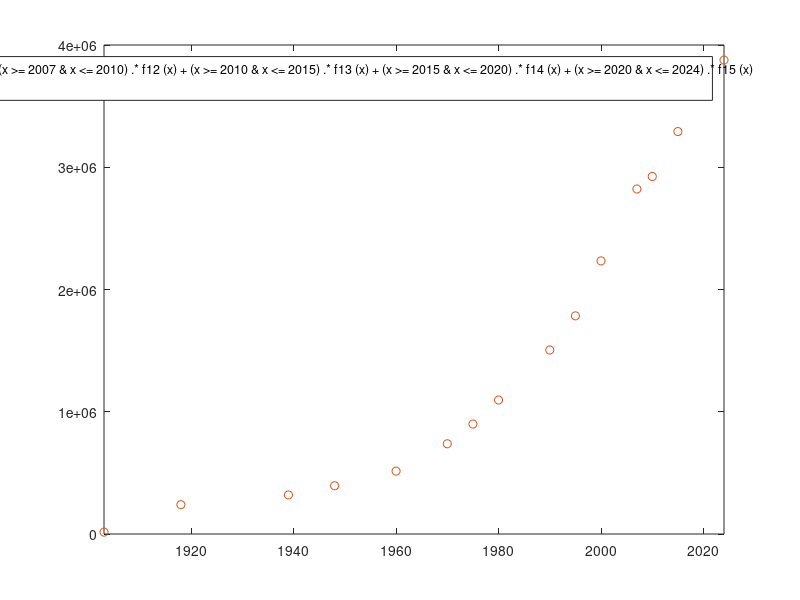

Write the MATLAB code that produced this figure.


f1 = @(x) (12.327801029757717)*((x-1903)^3)+(-9.393051541049447*10^2)*((x-1903)^2)+(2.627648874654535*10^4)*(x-1903)+(15559);
f2 = @(x) (12.327801029757691)*((x-1918)^3)+(-3.845541077658476*10^2)*((x-1918)^2)+(6.418599818483467*10^3)*(x-1918)+(239969);
f3 = @(x) (-21.467707020583610)*((x-1939)^3)+(3.920973571088866*10^2)*((x-1939)^2)+(6.577008054687293*10^3)*(x-1939)+(319339);
f4 = @(x) (26.441628097571940)*((x-1948)^3)+(-1.875307324468716*10^2)*((x-1948)^2)+(8.418107676645433*10^3)*(x-1948)+(394642);
f5 = @(x) (-6.209322267287571)*((x-1960)^3)+(7.643678790657165*10^2)*((x-1960)^2)+(1.534015343607159*10^4)*(x-1960)+(514346);
f6 = @(x) (26.222742930092501)*((x-1970)^3)+(5.780952235576806*10^2)*((x-1970)^2)+(2.876475530895928*10^4)*(x-1970)+(737975);
f7 = @(x) (-82.660205931814261)*((x-1975)^3)+(9.714749755860248*10^2)*((x-1975)^2)+(3.651253027036523*10^4)*(x-1975)+(899529);
f8 = @(x) (35.738165525725492)*((x-1980)^3)+(-2.684281133911951*10^2)*((x-1980)^2)+(4.002776458133940*10^4)*(x-1980)+(1096046);
f9 = @(x) (2.578065506745601*10^2)*((x-1990)^3)+(8.037168523805697*10^2)*((x-1990)^2)+(4.538065197123315*10^4)*(x-1990)+(1505219);
f10 = @(x) (-2.471194943250273*10^2)*((x-1995)^3)+(4.670815112498964*10^3)*((x-1995)^2)+(7.275331179563086*10^4)*(x-1995)+(1784441);
f11 = @(x) (-4.828035513331142*10^2)*((x-2000)^3)+(9.640226976235526*10^2)*((x-2000)^2)+(1.009275008462434*10^5)*(x-2000)+(2234088);
f12 = @(x) (2.016132489715940*10^3)*((x-2007)^3)+(-9.174851880371838*10^3)*((x-2007)^2)+(4.345169656700538*10^4)*(x-2007)+(2822216);
f13 = @(x) (-5.664906056985167*10^2)*((x-2010)^3)+(8.970340527071634*10^3)*((x-2010)^2)+(4.283816250710475*10^4)*(x-2010)+(2924433);


f14 = @(x) (-5.214633884606603*10^2)*((x-2015)^3)+(9.836200000000013*10^2)*((x-2015)^2)+(9.148228471151651*10^4)*(x-2015)+(3292071);

f15 = @(x) (-5.214633884606603*10^2)*((x-2020)^3)+(9.836200000000013*10^2)*((x-2020)^2)+(9.148228471151651*10^4)*(x-2020)+(3708890);

% the whole interpolation function
f_combined = @(x)(x >= 1903 & x <= 1918).*f1(x) + (x >= 1918 & x <= 1939).*f2(x) + (x >= 1939 & x <= 1948).*f3(x) + (x >= 1948 & x <= 1960).*f4(x) +(x >= 1960 & x <= 1970).*f5(x) +(x >= 1970 & x <= 1975).*f6(x) + (x >= 1975 & x <= 1980).*f7(x) + (x >= 1980 & x <= 1990).*f8(x) + (x >= 1990 & x <= 1995).*f9(x) + (x >= 1995 & x <= 2000).*f10(x) + (x >= 2000 & x <= 2007).*f11(x) + (x >= 2007 & x <= 2010).*f12(x) + (x >= 2010 & x <= 2015).*f13(x) + (x >= 2015 & x <= 2020).*f14(x) + (x >= 2020 & x <= 2024).*f15(x);

% for reference
x = [1903,1918,1939,1948,1960,1970,1975,1980,1990,1995,2000,2007,2010,2015,2020,2024];
y = [15559,239969,319339,394642,514346,737975,899529,1096046,1505219,1784441,2234088,2822216,2924433,3292071,3708890,3876806];

fplot(f_combined)
xlim([1903 2024])
hold on
plot(x,y,'o')
